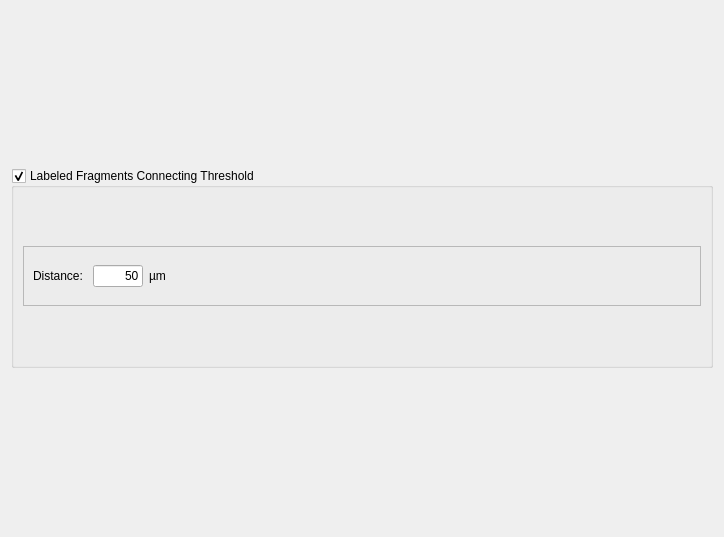
            <widget class="QWidget" name="scrollAreaWidgetContents_4">
             <property name="geometry">
              <rect>
               <x>0</x>
               <y>0</y>
               <width>724</width>
               <height>537</height>
              </rect>
             </property>
             <layout class="QVBoxLayout" name="verticalLayout_16">
              <item>
               <widget class="QGroupBox" name="groupBox_5">
                <property name="maximumSize">
                 <size>
                  <width>16777215</width>
                  <height>200</height>
                 </size>
                </property>
                <property name="title">
                 <string>Labeled Fragments Connecting Threshold</string>
                </property>
                <property name="checkable">
                 <bool>true</bool>
                </property>
                <layout class="QVBoxLayout" name="verticalLayout_17">
                 <item>
                  <widget class="QFrame" name="frame_13">
                   <property name="maximumSize">
                    <size>
                     <width>16777215</width>
                     <height>60</height>
                    </size>
                   </property>
                   <property name="frameShape">
                    <enum>QFrame::StyledPanel</enum>
                   </property>
                   <property name="frameShadow">
                    <enum>QFrame::Raised</enum>
                   </property>
                   <layout class="QHBoxLayout" name="horizontalLayout_9">
                    <item>
                     <widget class="QLabel" name="label_6">
                      <property name="font">
                       <font>
                        <weight>50</weight>
                        <bold>false</bold>
                       </font>
                      </property>
                      <property name="text">
                       <string>Distance: </string>
                      </property>
                     </widget>
                    </item>
                    <item>
                     <widget class="QLineEdit" name="lineEdit_4">
                      <property name="maximumSize">
                       <size>
                        <width>50</width>
                        <height>16777215</height>
                       </size>
                      </property>
                      <property name="font">
                       <font>
                        <weight>50</weight>
                        <bold>false</bold>
                       </font>
                      </property>
                      <property name="text">
                       <string>50</string>
                      </property>
                      <property name="alignment">
                       <set>Qt::AlignRight|Qt::AlignTrailing|Qt::AlignVCenter</set>
                      </property>
                     </widget>
                    </item>
                    <item>
                     <widget class="QLabel" name="label_7">
                      <property name="font">
                       <font>
                        <weight>50</weight>
                        <bold>false</bold>
                       </font>
                      </property>
                      <property name="text">
                       <string>µm</string>
                      </property>
                     </widget>
                    </item>
                    <item>
                     <spacer name="horizontalSpacer_2">
                      <property name="orientation">
                       <enum>Qt::Horizontal</enum>
                      </property>
                      <property name="sizeHint" stdset="0">
                       <size>
                        <width>488</width>
                        <height>20</height>
                       </size>
                      </property>
                     </spacer>
                    </item>
                   </layout>
                  </widget>
                 </item>
                </layout>
               </widget>
              </item>
             </layout>
            </widget>
